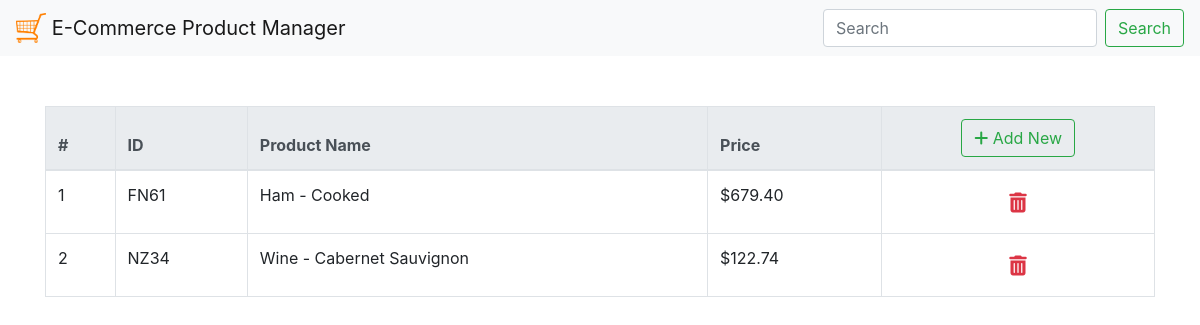
The app's page /, older data.
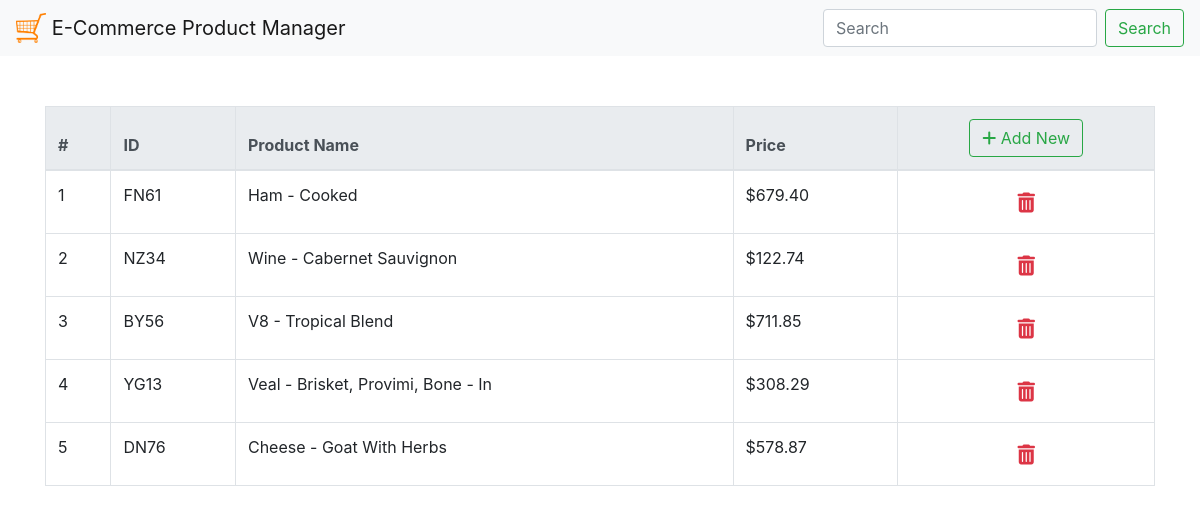
The same page, newer data.
### ProductManagerApp/models.py (models this page shows, shortened)
class Product(models.Model):
    id = models.CharField(max_length=10, null=False, blank=False, primary_key=True)
    name = models.CharField(max_length=255, null=False, blank=False)
    price = models.DecimalField(max_digits=10, decimal_places=2, null=False, blank=False)

### ProductManagerApp/views.py (the view)
# urls.py: path('', views.product_list, name='home_page'),
def product_list(request):
    context = {'product_list': Product.objects.all()}
    return render(request, 'ProductManagerApp/product_list.html', context)

### ProductManagerApp/templates/ProductManagerApp/product_list.html (shortened to what this page needs)
{% extends 'ProductManagerApp/base.html' %}
{% block content %}
    <div class="container">
        <table class="table table-bordered" style="margin-top: 50px;">
            <thead class="thead-light">
            <tr>
                <th scope="col">#</th>
                <th scope="col">ID</th>
                <th scope="col">Product Name</th>
                <th scope="col">Price</th>
                <th scope="col" class="text-center">
                    <a href="/add_product" class="btn btn-outline-success">
                        <i class="fas fa-plus"></i>
                        Add New
                    </a>
                </th>
            </tr>
            </thead>
            <tbody>
            {% if product_list %}
                {% for product in product_list %}
                    <tr>
                        <td>{{forloop.counter}}</td>
                        <td>{{product.id}}</td>
                        <td>{{product.name}}</td>
                        <td>${{product.price}}</td>
                        <td class="text-center">
                            <form action="{% url 'product_delete' product.id %}" method="post">
                                <button type="submit" class="btn">
                                    <i class="fas fa-trash-alt fa-lg text-danger"></i>
                                </button>
                            </form>
                        </td>
                    </tr>
                {% endfor %}
            {% else %}
                <tr>
                    <td colspan="5" class="text-center" style="font-size:16pt;">
                        No results found.
                    </td>
                </tr>
            {% endif %}
            </tbody>
        </table>
    </div>
{% endblock %}

### ProductManagerApp/templates/ProductManagerApp/base.html (shortened to what this page needs)
<!doctype html>
{% load static %}
<html lang="en">
    <head>
        <link rel="stylesheet" href="https://stackpath.bootstrapcdn.com/bootstrap/4.4.1/css/bootstrap.min.css">
    </head>
    <body>
        <nav class="navbar navbar-expand-lg navbar-light bg-light">
            <a class="navbar-brand" href="/">
                <img src="{% static 'ProductManagerApp/cart.png' %}" width="30" height="30" class="d-inline-block align-top" alt="">
                E-Commerce Product Manager
            </a>
            <div class="collapse navbar-collapse" id="navbarTogglerDemo03">
            <form action="{% url 'search_product' %}" method="GET" class="form-inline my-2 my-lg-0">
                <input name="search_query" value="{{request.GET.search_query}}" class="form-control mr-sm-2" type="search" placeholder="Search" aria-label="Search">
                <button class="btn btn-outline-success my-2 my-sm-0" type="submit">Search</button>
            </form>
            </div>
        </nav>
        {% block content %}
        {% endblock %}
    </body>
</html>

Row changes from the older to the newer data that the page shows:
added Product: id "BY56", name "V8 - Tropical Blend", price "711.85"
added Product: id "YG13", name "Veal - Brisket, Provimi, Bone - In", price "308.29"
added Product: id "DN76", name "Cheese - Goat With Herbs", price "578.87"
